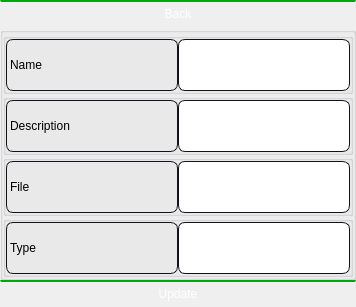
                 <widget class="QWidget" name="update_resource_page">
                  <property name="styleSheet">
                   <string notr="true">QPushButton {
	color: white;
	border-top: 2px solid;
	border-top-color: rgb(0, 168, 14);
	padding: 5px;
}

QPushButton::hover {
	background: rgb(25, 26, 37);
}

QLabel {
    min-width: 170px;
    min-height: 50px;
    max-width: 170px;
    max-height: 80px;

	qproperty-alignment: AlignCenter;

	border: 1px solid;
	border-radius: 7px;
	border-color: rgb(18, 18, 29);

}

QLineEdit {
    min-width: 170px;
    min-height: 50px;
    max-width: 170px;
    max-height: 80px;
	qproperty-alignment: AlignCenter;

	border: 1px solid;
	border-radius: 7px;
	border-color: rgb(18, 18, 29);
}

QSpinBox {
    min-width: 170px;
    min-height: 50px;
    max-width: 170px;
    max-height: 80px;
	qproperty-alignment: AlignCenter;

	border: 1px solid;
	border-radius: 7px;
	border-color: rgb(18, 18, 29);
}</string>
                  </property>
                  <layout class="QVBoxLayout" name="verticalLayout_11">
                   <property name="spacing">
                    <number>0</number>
                   </property>
                   <property name="leftMargin">
                    <number>0</number>
                   </property>
                   <property name="topMargin">
                    <number>0</number>
                   </property>
                   <property name="rightMargin">
                    <number>0</number>
                   </property>
                   <property name="bottomMargin">
                    <number>0</number>
                   </property>
                   <item>
                    <widget class="QPushButton" name="update_resource_page_back">
                     <property name="text">
                      <string>Back</string>
                     </property>
                     <property name="icon">
                      <iconset>
                       <normalon>:/images/back.svg</normalon>
                      </iconset>
                     </property>
                    </widget>
                   </item>
                   <item>
                    <widget class="QGroupBox" name="update_resource_box">
                     <property name="title">
                      <string/>
                     </property>
                     <layout class="QVBoxLayout" name="verticalLayout_14">
                      <property name="spacing">
                       <number>0</number>
                      </property>
                      <property name="leftMargin">
                       <number>0</number>
                      </property>
                      <property name="topMargin">
                       <number>0</number>
                      </property>
                      <property name="rightMargin">
                       <number>0</number>
                      </property>
                      <property name="bottomMargin">
                       <number>0</number>
                      </property>
                      <item>
                       <widget class="QGroupBox" name="update_resourece_name">
                        <property name="title">
                         <string/>
                        </property>
                        <property name="alignment">
                         <set>Qt::AlignCenter</set>
                        </property>
                        <property name="flat">
                         <bool>true</bool>
                        </property>
                        <layout class="QHBoxLayout" name="horizontalLayout_28">
                         <property name="spacing">
                          <number>0</number>
                         </property>
                         <property name="leftMargin">
                          <number>0</number>
                         </property>
                         <property name="topMargin">
                          <number>0</number>
                         </property>
                         <property name="rightMargin">
                          <number>0</number>
                         </property>
                         <property name="bottomMargin">
                          <number>0</number>
                         </property>
                         <item>
                          <widget class="QLabel" name="update_resource_name_label">
                           <property name="sizePolicy">
                            <sizepolicy hsizetype="Expanding" vsizetype="Preferred">
                             <horstretch>0</horstretch>
                             <verstretch>0</verstretch>
                            </sizepolicy>
                           </property>
                           <property name="maximumSize">
                            <size>
                             <width>172</width>
                             <height>82</height>
                            </size>
                           </property>
                           <property name="text">
                            <string>Name</string>
                           </property>
                          </widget>
                         </item>
                         <item>
                          <widget class="QLineEdit" name="update_resource_name_vaue">
                           <property name="sizePolicy">
                            <sizepolicy hsizetype="Expanding" vsizetype="Preferred">
                             <horstretch>0</horstretch>
                             <verstretch>0</verstretch>
                            </sizepolicy>
                           </property>
                           <property name="maximumSize">
                            <size>
                             <width>172</width>
                             <height>82</height>
                            </size>
                           </property>
                          </widget>
                         </item>
                        </layout>
                       </widget>
                      </item>
                      <item>
                       <widget class="QGroupBox" name="updatea_resource_description">
                        <property name="title">
                         <string/>
                        </property>
                        <property name="alignment">
                         <set>Qt::AlignCenter</set>
                        </property>
                        <property name="flat">
                         <bool>true</bool>
                        </property>
                        <layout class="QHBoxLayout" name="horizontalLayout_31">
                         <property name="spacing">
                          <number>0</number>
                         </property>
                         <property name="leftMargin">
                          <number>0</number>
                         </property>
                         <property name="topMargin">
                          <number>0</number>
                         </property>
                         <property name="rightMargin">
                          <number>0</number>
                         </property>
                         <property name="bottomMargin">
                          <number>0</number>
                         </property>
                         <item>
                          <widget class="QLabel" name="update_resource_description_label">
                           <property name="sizePolicy">
                            <sizepolicy hsizetype="Expanding" vsizetype="Preferred">
                             <horstretch>0</horstretch>
                             <verstretch>0</verstretch>
                            </sizepolicy>
                           </property>
                           <property name="maximumSize">
                            <size>
                             <width>172</width>
                             <height>82</height>
                            </size>
                           </property>
                           <property name="text">
                            <string>Description</string>
                           </property>
                          </widget>
                         </item>
                         <item>
                          <widget class="QLineEdit" name="update_resource_description_value">
                           <property name="sizePolicy">
                            <sizepolicy hsizetype="Expanding" vsizetype="Preferred">
                             <horstretch>0</horstretch>
                             <verstretch>0</verstretch>
                            </sizepolicy>
                           </property>
                           <property name="maximumSize">
                            <size>
                             <width>172</width>
                             <height>82</height>
                            </size>
                           </property>
                          </widget>
                         </item>
                        </layout>
                       </widget>
                      </item>
                      <item>
                       <widget class="QGroupBox" name="update_resource_file">
                        <property name="title">
                         <string/>
                        </property>
                        <property name="alignment">
                         <set>Qt::AlignCenter</set>
                        </property>
                        <property name="flat">
                         <bool>true</bool>
                        </property>
                        <layout class="QHBoxLayout" name="horizontalLayout_29">
                         <property name="spacing">
                          <number>0</number>
                         </property>
                         <property name="leftMargin">
                          <number>0</number>
                         </property>
                         <property name="topMargin">
                          <number>0</number>
                         </property>
                         <property name="rightMargin">
                          <number>0</number>
                         </property>
                         <property name="bottomMargin">
                          <number>0</number>
                         </property>
                         <item>
                          <widget class="QLabel" name="update_resourece_file_label">
                           <property name="sizePolicy">
                            <sizepolicy hsizetype="Expanding" vsizetype="Preferred">
                             <horstretch>0</horstretch>
                             <verstretch>0</verstretch>
                            </sizepolicy>
                           </property>
                           <property name="maximumSize">
                            <size>
                             <width>172</width>
                             <height>82</height>
                            </size>
                           </property>
                           <property name="text">
                            <string>File</string>
                           </property>
                          </widget>
                         </item>
                         <item>
                          <widget class="QLineEdit" name="update_resource_file_value">
                           <property name="sizePolicy">
                            <sizepolicy hsizetype="Expanding" vsizetype="Preferred">
                             <horstretch>0</horstretch>
                             <verstretch>0</verstretch>
                            </sizepolicy>
                           </property>
                           <property name="maximumSize">
                            <size>
                             <width>172</width>
                             <height>82</height>
                            </size>
                           </property>
                          </widget>
                         </item>
                        </layout>
                       </widget>
                      </item>
                      <item>
                       <widget class="QGroupBox" name="update_resourece_type">
                        <property name="title">
                         <string/>
                        </property>
                        <property name="alignment">
                         <set>Qt::AlignCenter</set>
                        </property>
                        <property name="flat">
                         <bool>true</bool>
                        </property>
                        <layout class="QHBoxLayout" name="horizontalLayout_30">
                         <property name="spacing">
                          <number>0</number>
                         </property>
                         <property name="leftMargin">
                          <number>0</number>
                         </property>
                         <property name="topMargin">
                          <number>0</number>
                         </property>
                         <property name="rightMargin">
                          <number>0</number>
                         </property>
                         <property name="bottomMargin">
                          <number>0</number>
                         </property>
                         <item>
                          <widget class="QLabel" name="update_resource_type_label">
                           <property name="sizePolicy">
                            <sizepolicy hsizetype="Expanding" vsizetype="Preferred">
                             <horstretch>0</horstretch>
                             <verstretch>0</verstretch>
                            </sizepolicy>
                           </property>
                           <property name="maximumSize">
                            <size>
                             <width>172</width>
                             <height>82</height>
                            </size>
                           </property>
                           <property name="text">
                            <string>Type</string>
                           </property>
                          </widget>
                         </item>
                         <item>
                          <widget class="QLineEdit" name="update_resource_type_value">
                           <property name="sizePolicy">
                            <sizepolicy hsizetype="Expanding" vsizetype="Preferred">
                             <horstretch>0</horstretch>
                             <verstretch>0</verstretch>
                            </sizepolicy>
                           </property>
                           <property name="maximumSize">
                            <size>
                             <width>172</width>
                             <height>82</height>
                            </size>
                           </property>
                          </widget>
                         </item>
                        </layout>
                       </widget>
                      </item>
                     </layout>
                    </widget>
                   </item>
                   <item>
                    <widget class="QPushButton" name="update_resource_page_button">
                     <property name="text">
                      <string>Update</string>
                     </property>
                    </widget>
                   </item>
                  </layout>
                 </widget>
